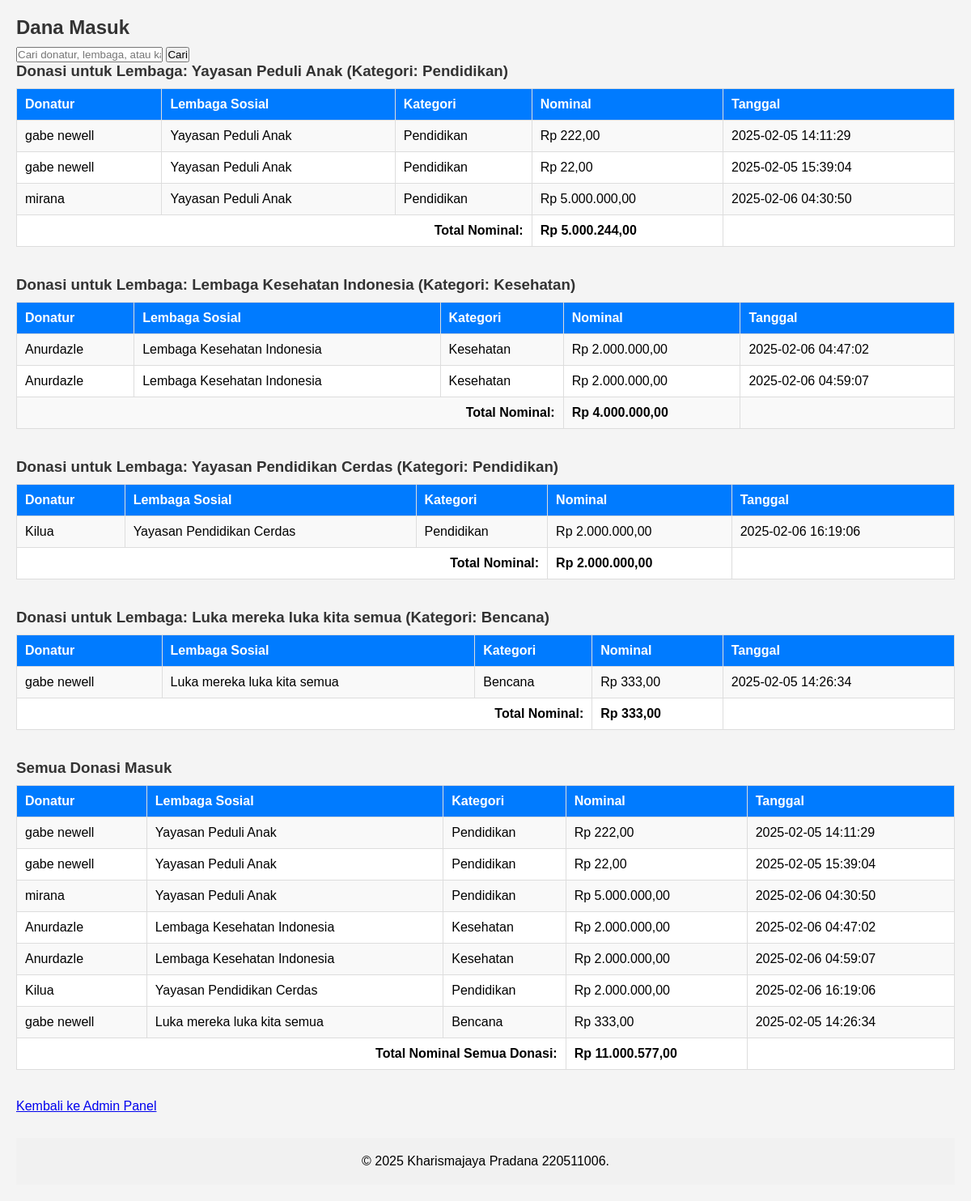
The app's page /data_donasi_masuk.php (signed in) with its own data.
### tables this page shows
CREATE TABLE `donasi` (
  `id` int(11) NOT NULL,
  `donatur_id` int(11) DEFAULT NULL,
  `lembaga_id` int(11) DEFAULT NULL,
  `kategori` enum('pendidikan','kesehatan','bencana','lainnya') NOT NULL,
  `nominal` decimal(10,2) NOT NULL,
  `status` enum('pending','terima','batal') NOT NULL DEFAULT 'pending',
  `created_at` timestamp NOT NULL DEFAULT current_timestamp(),
  `bank_tujuan` varchar(50) NOT NULL,
  `no_rekening` varchar(50) NOT NULL,
  `bukti_transfer` varchar(255) DEFAULT NULL
);

CREATE TABLE `users` (
  `id` int(11) NOT NULL,
  `nama` varchar(100) NOT NULL,
  `email` varchar(100) NOT NULL,
  `password` varchar(255) NOT NULL,
  `role` enum('donatur','lembaga','admin') NOT NULL
);

CREATE TABLE `lembaga_sosial` (
  `id` int(11) NOT NULL,
  `nama_lembaga` varchar(100) NOT NULL,
  `email` varchar(100) NOT NULL
);

### data_donasi_masuk.php (the view, shortened to what this page needs)
<?php
include 'db.php';
$search_query = "";
$donasi_group_result = mysqli_query($conn, "
    SELECT donasi.lembaga_id, lembaga_sosial.nama_lembaga, donasi.kategori, SUM(donasi.nominal) AS total_nominal
    FROM donasi
    JOIN lembaga_sosial ON donasi.lembaga_id = lembaga_sosial.id
    JOIN users ON donasi.donatur_id = users.id
    WHERE donasi.status = 'terima' $search_query
    GROUP BY donasi.lembaga_id, donasi.kategori
");
$donasi_all_result = mysqli_query($conn, "
    SELECT donasi.*, users.nama AS donatur, lembaga_sosial.nama_lembaga
    FROM donasi
    JOIN users ON donasi.donatur_id = users.id
    JOIN lembaga_sosial ON donasi.lembaga_id = lembaga_sosial.id
    WHERE donasi.status = 'terima' $search_query
");
?>
<!DOCTYPE html>
<html lang="id">
<head>
    <link rel="stylesheet" href="style/data_donasi_masuk.css">
</head>
<body>
    <h2>Dana Masuk</h2>
    <form method="GET">
        <input type="text" name="search" placeholder="Cari donatur, lembaga, atau kategori" value="<?= isset($_GET['search']) ? $_GET['search'] : '' ?>">
        <button type="submit">Cari</button>
    </form>
    <?php if (mysqli_num_rows($donasi_group_result) > 0) { ?>
        <?php while ($group = mysqli_fetch_assoc($donasi_group_result)) { ?>
            <h3>Donasi untuk Lembaga: <?= $group['nama_lembaga']; ?> (Kategori: <?= ucfirst($group['kategori']); ?>)</h3>
            <table border="1">
                <tr>
                    <th>Donatur</th>
                    <th>Lembaga Sosial</th>
                    <th>Kategori</th>
                    <th>Nominal</th>
                    <th>Tanggal</th>
                </tr>
                <?php
                $total_nominal = 0;
                $donasi_result = mysqli_query($conn, "
                    SELECT donasi.*, users.nama AS donatur, lembaga_sosial.nama_lembaga
                    FROM donasi
                    JOIN users ON donasi.donatur_id = users.id
                    JOIN lembaga_sosial ON donasi.lembaga_id = lembaga_sosial.id
                    WHERE donasi.lembaga_id = " . $group['lembaga_id'] . "
                    AND donasi.kategori = '" . $group['kategori'] . "'
                    AND donasi.status = 'terima' $search_query
                ");
                while ($donasi = mysqli_fetch_assoc($donasi_result)) {
                    $total_nominal += $donasi['nominal'];
                ?>
                <tr>
                    <td><?= $donasi['donatur']; ?></td>
                    <td><?= $donasi['nama_lembaga']; ?></td>
                    <td><?= ucfirst($donasi['kategori']); ?></td>
                    <td>Rp <?= number_format($donasi['nominal'], 2, ',', '.'); ?></td>
                    <td><?= $donasi['created_at']; ?></td>
                </tr>
                <?php } ?>
                <tr>
                    <td colspan="3" style="text-align: right;"><strong>Total Nominal:</strong></td>
                    <td><strong>Rp <?= number_format($total_nominal, 2, ',', '.'); ?></strong></td>
                    <td colspan="2"></td>
                </tr>
            </table>
            <br><br>
        <?php } ?>
    <?php } else { ?>
        <p><strong>Tidak ada data yang cocok dengan pencarian.</strong></p>
    <?php } ?>
    <h3>Semua Donasi Masuk</h3>
    <table border="1">
        <tr>
            <th>Donatur</th>
            <th>Lembaga Sosial</th>
            <th>Kategori</th>
            <th>Nominal</th>
            <th>Tanggal</th>
        </tr>
        <?php
        $total_all_nominal = 0;
        if (mysqli_num_rows($donasi_all_result) > 0) {
            while ($donasi = mysqli_fetch_assoc($donasi_all_result)) {
                $total_all_nominal += $donasi['nominal'];
        ?>
        <tr>
            <td><?= $donasi['donatur']; ?></td>
            <td><?= $donasi['nama_lembaga']; ?></td>
            <td><?= ucfirst($donasi['kategori']); ?></td>
            <td>Rp <?= number_format($donasi['nominal'], 2, ',', '.'); ?></td>
            <td><?= $donasi['created_at']; ?></td>
        </tr>
        <?php } ?>
        <tr>
            <td colspan="3" style="text-align: right;"><strong>Total Nominal Semua Donasi:</strong></td>
            <td><strong>Rp <?= number_format($total_all_nominal, 2, ',', '.'); ?></strong></td>
            <td colspan="2"></td>
        </tr>
        <?php } else { ?>
        <tr>
            <td colspan="5" style="text-align: center;"><strong>Tidak ada data yang cocok dengan pencarian.</strong></td>
        </tr>
        <?php } ?>
    </table>
    <br><br>
    <a href="admin.php">Kembali ke Admin Panel</a>
    <?php include 'footer.php'; ?>
</body>
</html>

### footer.php
<footer style="text-align: center; padding: 20px; background-color: #f1f1f1; margin-top: 30px;">
    <p>&copy; <?= date("Y"); ?> Kharismajaya Pradana 220511006.</p>
</footer>

### style/data_donasi_masuk.css (style rules this page uses)
* { margin: 0; padding: 0; box-sizing: border-box; font-family: Arial, sans-serif; }
body { background-color: #f4f4f4; padding: 20px; }
h2, h3 { color: #333; margin-bottom: 10px; }
table { width: 100%; border-collapse: collapse; margin-top: 10px; background-color: white; }
th, td { border: 1px solid #ddd; padding: 10px; text-align: left; }
th { background-color: #007BFF; color: white; }
tr:nth-child(even) { background-color: #f9f9f9; }

### records on screen
donasi: donatur.nama "gabe newell", lembaga.nama_lembaga "Yayasan Peduli Anak", kategori "Pendidikan", nominal "222,00", created_at "2025-02-05 14:11:29"
donasi: donatur.nama "gabe newell", lembaga.nama_lembaga "Yayasan Peduli Anak", kategori "Pendidikan", nominal "22,00", created_at "2025-02-05 15:39:04"
donasi: donatur.nama "mirana", lembaga.nama_lembaga "Yayasan Peduli Anak", kategori "Pendidikan", nominal "5.000.000,00", created_at "2025-02-06 04:30:50"
donasi: donatur.nama "Anurdazle", lembaga.nama_lembaga "Lembaga Kesehatan Indonesia", kategori "Kesehatan", nominal "2.000.000,00", created_at "2025-02-06 04:47:02"
donasi: donatur.nama "Anurdazle", lembaga.nama_lembaga "Lembaga Kesehatan Indonesia", kategori "Kesehatan", nominal "2.000.000,00", created_at "2025-02-06 04:59:07"
donasi: donatur.nama "Kilua", lembaga.nama_lembaga "Yayasan Pendidikan Cerdas", kategori "Pendidikan", nominal "2.000.000,00", created_at "2025-02-06 16:19:06"
donasi: donatur.nama "gabe newell", lembaga.nama_lembaga "Luka mereka luka kita semua", kategori "Bencana", nominal "333,00", created_at "2025-02-05 14:26:34"

### other values on screen
$group['nama_lembaga'] "Yayasan Peduli Anak"
$group['kategori'] "Pendidikan"
$total_nominal "5.000.244,00"
$group['nama_lembaga'] "Lembaga Kesehatan Indonesia"
$group['kategori'] "Kesehatan"
$total_nominal "4.000.000,00"
$group['nama_lembaga'] "Yayasan Pendidikan Cerdas"
$total_nominal "2.000.000,00"
$group['nama_lembaga'] "Luka mereka luka kita semua"
$group['kategori'] "Bencana"
$total_nominal "333,00"
$total_all_nominal "11.000.577,00"
